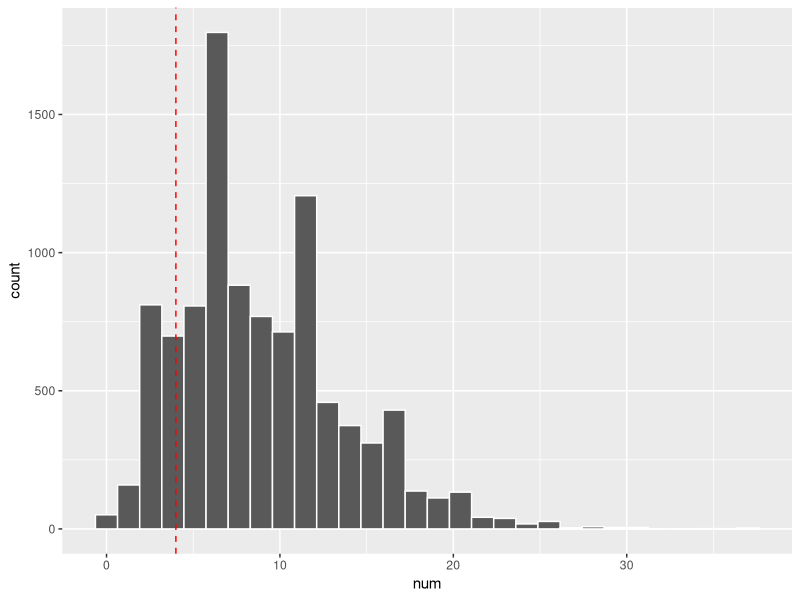

This chart was generated by the following R code:
## ---- chunk 1

## this is the total number of failures, the random variable X 
x<- 4

p<- 0.4

## size, the number of successful trials we are targeting
size <- 10 - x

dnbinom(x= x, size = size, prob = p)
## ---- chunk 2
## this is the same as 
choose(size + x -1, size-1) * p^(size) * (1-p)^x

## and 
choose(size + x -1, x) * p^(size) * (1-p)^x

## ---- chunk 3
library(tidyverse)

rnbinom(10000, size = size, prob =p) %>%
        enframe(name = "seq", value = "num") %>%
        ggplot(aes(x = num)) +
        geom_histogram(col="white", bins = 30) +
        geom_vline(xintercept = x, linetype = 2, col= "red")

mean(rnbinom(10000, size = size, prob =p) == x)
## ---- chunk 4
mu<- size/p - size 
mu
variance<- mu + mu^2/size 
variance

dnbinom(x= x, size = size, mu = mu)
